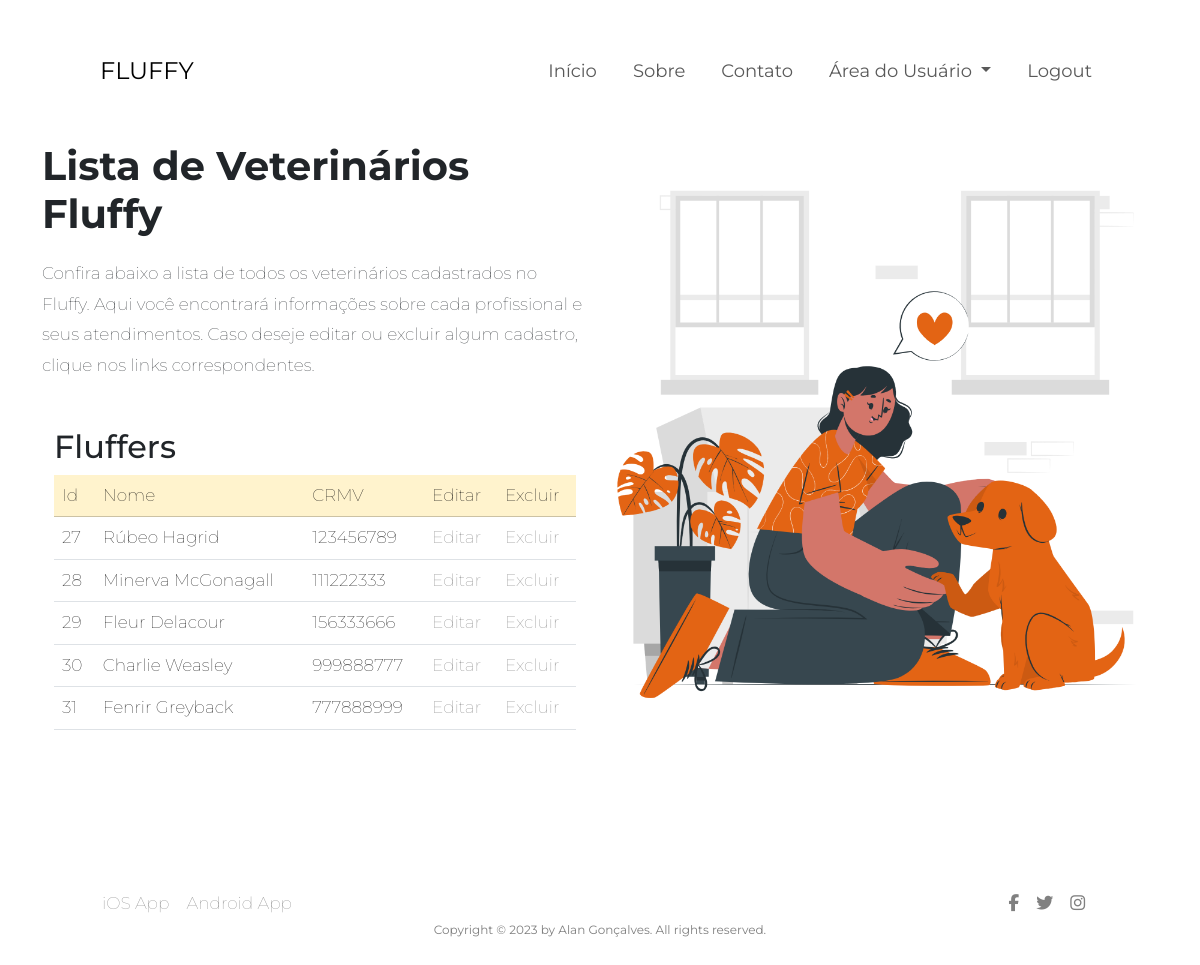
The page /php/lista-vets.php (signed in) on the database its author committed.
### tables this page shows
CREATE TABLE `veterinarios` (
  `idVet` int(11) NOT NULL,
  `nomeVet` varchar(100) NOT NULL,
  `crmvVet` char(9) NOT NULL,
  `telefoneVet` varchar(13) NOT NULL,
  `emailVet` varchar(255) NOT NULL,
  `senhaVet` varchar(64) NOT NULL
);

### php/lista-vets.php (the view, shortened to what this page needs)
<?php include "../includes/topo.php"; ?>
<body>
    <?php include "../includes/menulogado.php"; ?>
    <div class="container">
        <div class="row">
            <div class="col-md-6">
                <div class="text-container">
                    <h1 class="titulo-principal">Lista de Veterinários Fluffy</h1>
                    <p class="texto-principal">Confira abaixo a lista de todos os veterinários cadastrados no Fluffy.
                        Aqui você encontrará informações sobre cada profissional e seus atendimentos. Caso deseje editar ou excluir algum cadastro, clique nos links correspondentes.
                    </p>
                    <div class="container mt-5">
                        <h2>Fluffers</h2>
                        <table class="table table-hover">
                            <tr>
                                <td class="table-warning">Id</td>
                                <td class="table-warning">Nome</td>
                                <td class="table-warning">CRMV</td>
                                <td class="table-warning">Editar</td>
                                <td class="table-warning">Excluir</td>
                            </tr>
                            <?php
                            include "../includes/conecta.php";
                            $sqlVets = "SELECT idVet, nomeVet, crmvVet FROM veterinarios";
                            $resultVets = mysqli_query($connection, $sqlVets);
                            if ($resultVets) {
                                while ($row = mysqli_fetch_assoc($resultVets)) {
                                    echo " <tr>
                                                <td>" . $row["idVet"] . "</td>
                                                <td>" . $row["nomeVet"] . "</td>
                                                <td>" . $row["crmvVet"] . "</td>
                                                <td><a href='cadastro-veterinario.php?idVet=" . $row["idVet"] . "'>Editar</a></td>
                                                <td><a href='excluir-veterinario.php?idVet=" . $row["idVet"] . "'>Excluir</a></td>
                                            </tr>";
                                }
                            }
                            ?>
                        </table>
                    </div>
                </div>
            </div>
            <div class="col-md-6">
                <img src="../img/lista-tutores.png" alt="Ilustração de um veterinário com um cachorro">
            </div>
        </div>
    </div>
</body>
<?php include "../includes/rodape.php"; ?>

### css/style.css (style rules this page uses)
* { margin: 0; padding: 0; box-sizing: border-box; text-decoration: none; font-family: "Montserrat", sans-serif; }
.container { padding-bottom: 60px; }
.titulo-principal { font-size: 40px; font-weight: 700; margin-bottom: 20px; line-height: 1.2; }
.texto-principal { line-height: 1.8; }
img { height: 600px; width: 100%; object-fit: cover; }
a, li { list-style: none; text-decoration: none; color: grey; }
.row { display: flex; justify-content: space-between; font-size: 17px; font-family: arial; font-weight: 100; }

### rows shown on the page
veterinarios: idVet "27", nomeVet "Rúbeo Hagrid", crmvVet "123456789"
veterinarios: idVet "28", nomeVet "Minerva McGonagall", crmvVet "111222333"
veterinarios: idVet "29", nomeVet "Fleur Delacour", crmvVet "156333666"
veterinarios: idVet "30", nomeVet "Charlie Weasley", crmvVet "999888777"
veterinarios: idVet "31", nomeVet "Fenrir Greyback", crmvVet "777888999"
